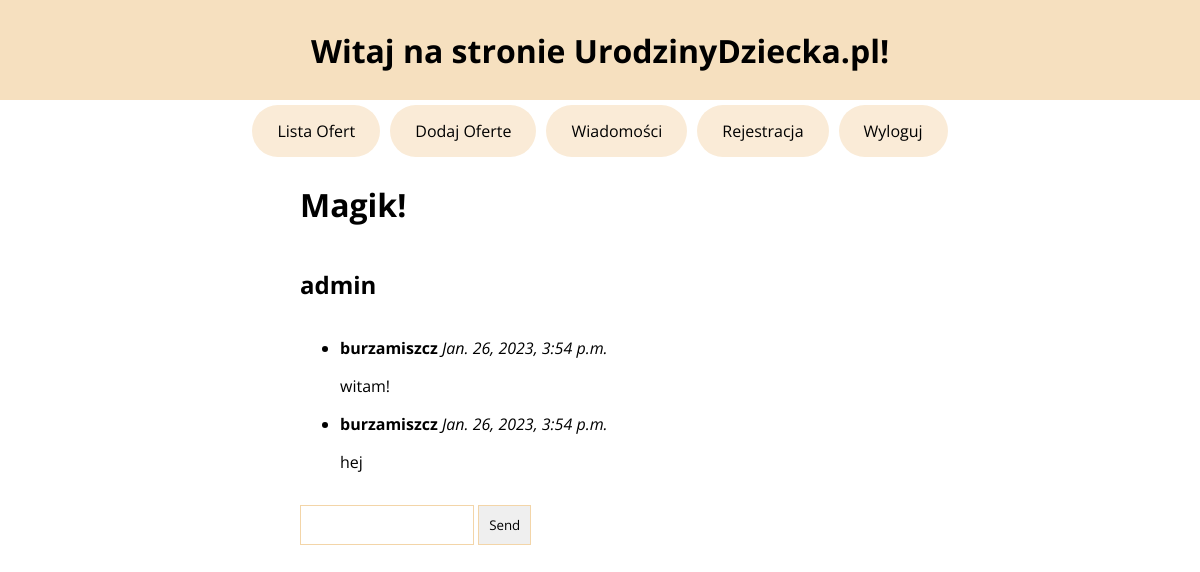
/conversation/admin/3 (signed in), run on the app's committed database.
### main/models.py (models this page shows, shortened)
class Ad(models.Model):
    username = models.ForeignKey(User, on_delete=models.CASCADE)
    name = models.CharField(max_length=150)
    text = models.TextField(max_length=800)
    def __str__(self):
        return self.name

class Message(models.Model):
    sender = models.ForeignKey(User, on_delete=models.CASCADE, related_name='sender')
    receiver = models.ForeignKey(User, on_delete=models.CASCADE, related_name='receiver')
    message_text = models.TextField()
    created_at = models.DateTimeField(auto_now_add=True)
    offer = models.ForeignKey(Ad, on_delete=models.CASCADE)

### main/views.py (the view)
# urls.py: path('conversation/<str:receiver_username>/<adId>', views.conversation, name='conversation'),
@login_required
def conversation(request, receiver_username, adId):
    user = request.user
    offer = Ad.objects.get(id=adId)
    if request.method == 'POST':
        message_text = request.POST.get('message_text')
        receiver = User.objects.get(username=receiver_username)
        Message.objects.create(sender=user, receiver=receiver, message_text=message_text, offer = offer)
    messages = Message.objects.filter(Q(sender=user, receiver__username=receiver_username, offer=adId) | Q(sender__username=receiver_username, receiver=user, offer=adId))
    messages = messages.order_by('-created_at')
    context = {'messages': messages, 'receiver_username': receiver_username, 'offer': offer}
    print(messages)
    return render(request, 'main/conversation.html', context)

### main/templates/main/conversation.html (shortened to what this page needs)
{% extends 'main/base.html' %}
{% block content %}
<h1>{{offer}}</h1>
<h2>{{ receiver_username }}</h2>
<ul>
    {% for message in messages %}
    <li>
        <strong>{{ message.sender.username }}</strong>
        <em>{{ message.created_at }}</em>
        <p>{{ message.message_text }}</p>
    </li>
    {% endfor %}
</ul>
<form method="POST">
    <input type="text" name="message_text">
    <input type="submit" value="Send">
</form>
{% endblock content %}

### main/static/style.css (style rules this page uses)
* { font-family: "Open Sans", sans-serif; }
body { margin: 0px; }
h1 { color: black; }
.register-section input { border: 1px solid rgb(243, 213, 168); padding: 10px; transition: .5s ease background-color; }

### data on the page
Ad: name "Magik!"
Message: sender.username "burzamiszcz", created_at "Jan. 26, 2023, 3:54 p.m.", message_text "witam!"
Message: sender.username "burzamiszcz", created_at "Jan. 26, 2023, 3:54 p.m.", message_text "hej"

### other printed values
{{ receiver_username }} "admin"
